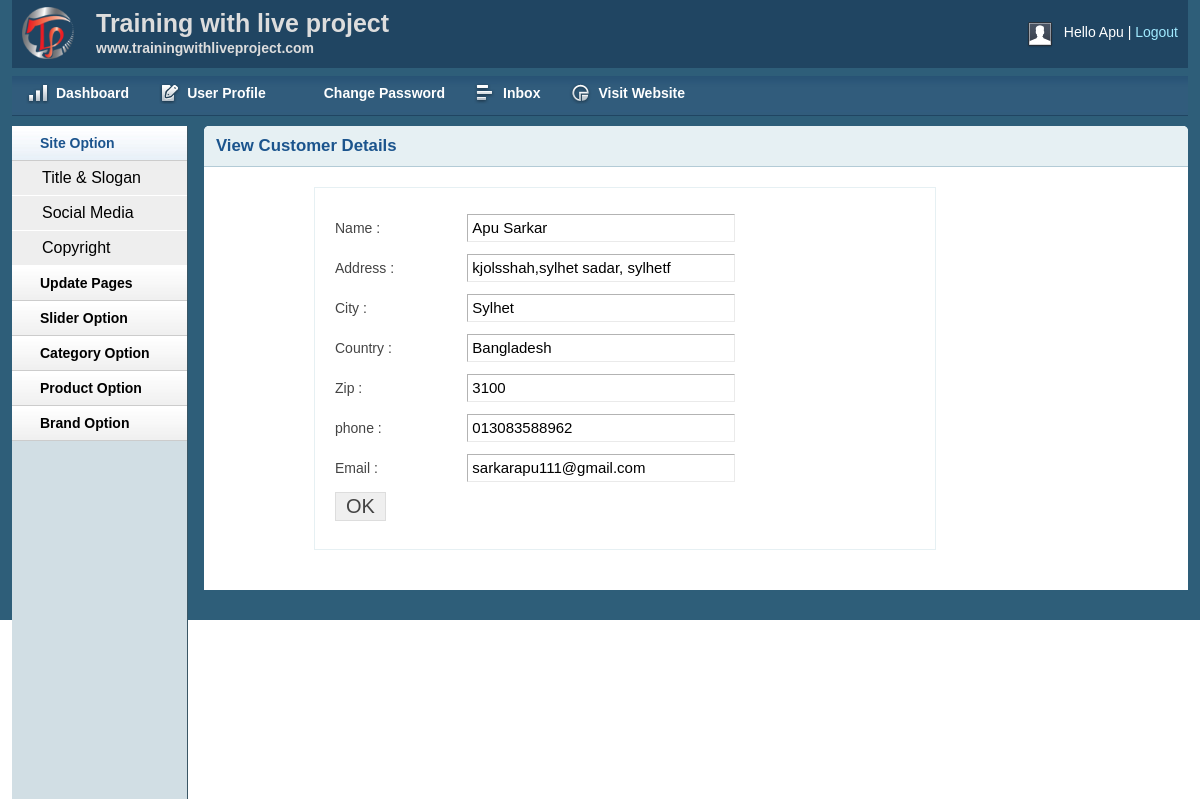
The page /admin/customerAd.php?custId=3 (signed in) on the database its author committed.
### tables this page shows
CREATE TABLE `tbl_customer` (
  `id` int(11) NOT NULL,
  `name` varchar(255) NOT NULL,
  `address` text NOT NULL,
  `city` varchar(30) NOT NULL,
  `country` varchar(30) NOT NULL,
  `zip` varchar(30) NOT NULL,
  `phone` varchar(30) NOT NULL,
  `email` varchar(255) NOT NULL,
  `pass` varchar(32) NOT NULL
);

### lib/Database.php (called while the page is built, shortened)
<?php
Class Database{
            public $host   = DB_HOST;
            public $user   = DB_USER;
            public $pass   = DB_PASS;
            public $dbname = DB_NAME;
            public $link;
            private function connectDB(){
            $this->link = new mysqli($this->host, $this->user, $this->pass,
            $this->dbname);
            }
            public function select($query){
            $result = $this->link->query($query) or
            die($this->link->error.__LINE__);
            if($result->num_rows > 0){
                return $result;
            } else {
                return false;
            }
            }
            }

### classes/customer.php (called while the page is built, shortened)
<?php
     $filepath = realpath(dirname(__FILE__));
     include_once ($filepath.'/../lib/Database.php');
?>
<?php
    class Customer
    {
        private $db;
            public function __construct(){
            $this->db = new Database();
            }
            public function getCustomerData($id){
                $query =  "SELECT * FROM tbl_customer WHERE id = '$id'";
                $result =  $this->db->select($query);
                return $result;
              }
    }
?>

### admin/customerAd.php (the view, shortened to what this page needs)
<?php include 'inc/header.php';?>
<?php include 'inc/sidebar.php';?>
<?php
   $filepath = realpath(dirname(__FILE__));
   include ($filepath.'/../classes/customer.php');
   ?>
<?php
    if (!isset($_GET['custId']) || $_GET['custId'] == NULL) {
        echo"header('Location:inbox.php')";
    }else{
        $id = preg_replace('/[^-a-zA-Z0-9_]/','',$_GET['custId']);
    }
?>
        <div class="grid_10">
            <div class="box round first grid">
                <h2>View Customer Details</h2>
               <div class="block copyblock">
                   <?php
                     $cmr = new Customer();
                     $getCust = $cmr->getCustomerData($id);
                     if ($getCust) {
                         while ($result = $getCust->fetch_assoc()) {
                   ?>
                 <form action="" method="post">
                    <table class="form">
                        <tr>
                            <td>Name :</td>
                            <td>
                                <input type="text" readonly="readonly" Value="<?php echo $result['name'];?>" class="medium" />
                            </td>
                        </tr>
                        <tr>
                            <td>Address :</td>
                            <td>
                                <input type="text" readonly="readonly" Value="<?php echo $result['address'];?>" class="medium" />
                            </td>
                        </tr>
                        <tr>
                            <td>City :</td>
                            <td>
                                <input type="text" readonly="readonly"  Value="<?php echo $result['city'];?>" class="medium" />
                            </td>
                        </tr>
                        <tr>
                            <td>Country :</td>
                            <td>
                                <input type="text" readonly="readonly" Value="<?php echo $result['country'];?>" class="medium" />
                            </td>
                        </tr>
                        <tr>
                            <td>Zip :</td>
                            <td>
                                <input type="text" readonly="readonly" Value="<?php echo $result['zip'];?>" class="medium" />
                            </td>
                        </tr>
                        <tr>
                            <td>phone :</td>
                            <td>
                                <input type="text" readonly="readonly" Value="<?php echo $result['phone'];?>" class="medium" />
                            </td>
                        </tr>
                        <tr>
                            <td>Email :</td>
                            <td>
                                <input type="text" readonly="readonly" Value="<?php echo $result['email'];?>" class="medium" />
                            </td>
                        </tr>
						<tr>
                            <td>
                                <input type="submit"  name="submit" Value="OK" />
                            </td>
                        </tr>
                    </form>
                    <?php } } ?>
                </div>
            </div>
        </div>

### admin/css/layout.css (style rules this page uses)
body { background: #fff none repeat scroll 0 0; color: #444; font-size: 14px; padding: 0; }
h1, h2, h3, h4, h5, h6 { line-height:1.2em; margin-bottom:.3em; }
h2 { margin-top:1em; }
.box { background:#fff; margin-bottom:20px; padding:10px 10px 10px 10px; margin-left:-8px; }
.box.grid { padding-bottom:40px; }
.box.round { -moz-border-radius: 5px 5px 0px 0px; -webkit-border-radius: 5px 5px 0px 0px; border-radius: 5px 5px 0px 0px; }
.box h2 { font-size:1.2em; font-weight:bold; color:#1B548D; background:#E6F0F3; margin:-10px -10px 0 -10px; padding:10px 12px; border-bottom:1px solid #B3CBD6; -moz-border-radius: 5px 5px 0px 0px; -webkit-border-radius: 5px 5px 0px 0px; border-radius: 5px 5px 0px 0px; }
.box.first { min-height: 406px; }
.block { padding-top:20px; }
.copyblock { border: 1px solid #e6f0f3; line-height: 32px; margin-left: 100px; margin-top: 20px; padding-left: 20px; width: 600px; }
table.form { width:100%; }
table.form td { padding:4px 0px; }
table.form input, table.form select { font-size: 15px; padding: 4px 4px 5px 4px; border-top: 1px solid #b3b3b3; border-left: 1px solid #b3b3b3; border-right: 1px solid #eaeaea; border-bottom: 1px solid #eaeaea; }
table.form input[type="submit"] { border: 1px solid #ddd; color: #444; cursor: pointer; font-size: 20px; padding: 2px 10px; }
input.medium { width: 55%; }
.block { padding-bottom:1px; }

### rows shown on the page
tbl_customer: name "Apu Sarkar", address "kjolsshah,sylhet sadar, sylhetf", city "Sylhet", country "Bangladesh", zip "3100", phone "013083588962", email "sarkarapu111@gmail.com"

### other values the page prints
Session::get('adminName') "Apu"
